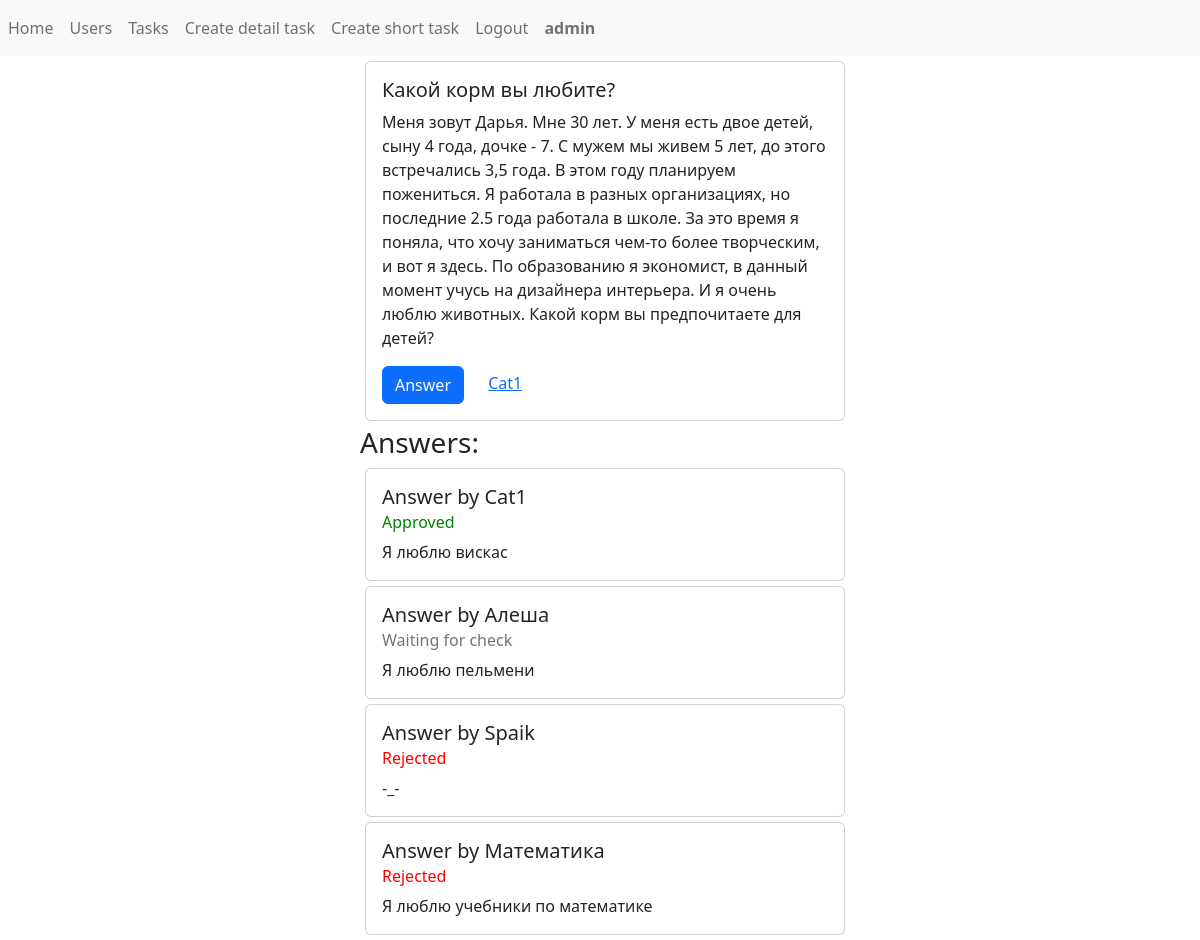
/tasks/task44/ (signed in), run on the app's committed database.
### tasks/models.py (models this page shows, shortened)
class TaskModel(models.Model):
    title = models.CharField(max_length=120)
    description = models.TextField()
    likes = models.IntegerField(default=0)
    detail_answer = models.BooleanField(default=True, null=True)  # detailed_answer or short_answer
    reference_short_answer = models.TextField(blank=True)
    created_at = models.DateTimeField(null=True, auto_now_add=True)
    user = models.ForeignKey(User, on_delete=models.CASCADE, null=True)

class Answer(models.Model):
    text = models.TextField()
    status = models.CharField(max_length=20, null=True)  # Approved / Rejected / Waiting for check
    make_public_responding_user = models.BooleanField(default=False, null=True)
    make_public_task_admin = models.BooleanField(default=False, null=True)
    responding_user = models.ForeignKey(User, on_delete=models.CASCADE, null=True)
    task = models.ForeignKey(TaskModel, on_delete=models.CASCADE)

### tasks/views.py (the view)
# urls.py: path('task<int:pk>/', Task.as_view(), name='task'),
class Task(DetailView):
    model = TaskModel
    template_name = 'tasks/task.html'
    context_object_name = 'task'
    def get_context_data(self, **kwargs):
        context = super().get_context_data(**kwargs)
        task = TaskModel.objects.get(pk=self.kwargs['pk'])
        if self.request.user.is_authenticated:
            if task.user.pk == self.request.user.pk:
                context['answers'] = Answer.objects.filter(task=task)
            else:
                context['answers'] = Answer.objects.filter(
                    Q(task=task) & (Q(responding_user=self.request.user) | Q(make_public_responding_user=True) & Q(make_public_task_admin=True)))
        else:
            context['answers'] = Answer.objects.filter(task=task, make_public_task_admin=True, make_public_responding_user=True)
        return context

### tasks/templates/tasks/task.html
{% extends 'base.html' %}
{% block content %}
    {% include 'inc/_task_card.html' %}
    {% if answers|length > 0 %}
        <h3>Answers:</h3>
    {% else %}
        <h3>No answers(</h3>
    {% endif %}
    {% for answer in answers %}
        {% include 'inc/_answer_card.html' %}
    {% endfor %}
{% endblock %}

### templates/inc/_navbar.html
<nav class="navbar navbar-expand-lg navbar-light bg-light">
    <div class="collapse navbar-collapse" id="navbarSupportedContent">
        <ul class="navbar-nav mr-auto">
            <li class="nav-item"><a class="nav-link" href="{% url 'home' %}">Home</a></li>
            <li class="nav-item"><a class="nav-link" href="{% url 'users' %}">Users</a></li>
            <li class="nav-item"><a class="nav-link" href="{% url 'tasks_list' %}">Tasks</a></li>
            <li class="nav-item"><a class="nav-link" href="{% url 'create_detail_task' %}">Create detail task</a></li>
            <li class="nav-item"><a class="nav-link" href="{% url 'create_short_task' %}">Create short task</a></li>
            {% if request.user.is_authenticated %}
                <li class="nav-item"><a class="nav-link" href="{% url 'logout_page' %}">Logout</a></li>
                <b>
                    <li class="nav-item"><a class="nav-link"
                                            href="{% url 'user_page' request.user.pk %}">{{ request.user.username }}</a>
                    </li>
                </b>
            {% else %}
                <li class="nav-item"><a class="nav-link" href="{% url 'register_page' %}">Register</a></li>
                <li class="nav-item"><a class="nav-link" href="{% url 'login_page' %}">Enter</a></li>
            {% endif %}
        </ul>
    </div>
</nav>

### tasks/templates/inc/_task_card.html (shortened to what this page needs)
<div class="card" style="width: 100%; margin: 5px;">
    <div class="card-body">
        <h5 class="card-title">{{ task.title }}</h5>
        <p class="card-text">{% block description %}{{ task.description }}{% endblock %}</p>
        <a href="{% url 'answer_task' task.pk %}" class="btn btn-primary" style="margin-right: 20px">Answer</a>
        <a href="{% url 'user_page' task.user.pk %}" class="card-link">{{ task.user.username }}</a>
    </div>
</div>

### tasks/templates/inc/_answer_card.html (shortened to what this page needs)
<div class="card" style="width: 100%; margin: 5px">
    <div class="card-body status-background">
        <h5 class="card-title">Answer by {{ answer.responding_user.username }}</h5>
        {% if answer.status == 'Approved' %}
            <h6 class="card-subtitle mb-2" style="color: green">Approved</h6>
        {% elif answer.status == 'Rejected' %}
            <h6 class="card-subtitle mb-2" style="color: red">Rejected</h6>
        {% else %}
            <h6 class="card-subtitle mb-2 text-muted">Waiting for check</h6>
        {% endif %}
        <p class="card-text">{{ answer.text }}</p>
    </div>
</div>

### data on the page
TaskModel: title "Какой корм вы любите?", description "Меня зовут Дарья. Мне 30 лет. У меня есть двое детей, сыну 4 года, дочке - 7. С мужем мы живем 5 лет, до этого встречались 3,5 года. В этом году планируем пожениться. Я работала в разных организациях, но последние 2.5 года работала в школе. За это время я поняла, что хочу заниматься чем-то более творческим, и вот я здесь. По образованию я экономист, в данный момент учусь на дизайнера интерьера. И я очень люблю животных. Какой корм вы предпочитаете для детей?", user.username "Cat1"
Answer: responding_user.username "Cat1", status "Approved", text "Я люблю вискас"
Answer: responding_user.username "Алеша", shows "Waiting for check", text "Я люблю пельмени"
Answer: responding_user.username "Spaik", status "Rejected", text "-_-"
Answer: responding_user.username "Математика", status "Rejected", text "Я люблю учебники по математике"

### other printed values
{{ request.user.username }} "admin"
